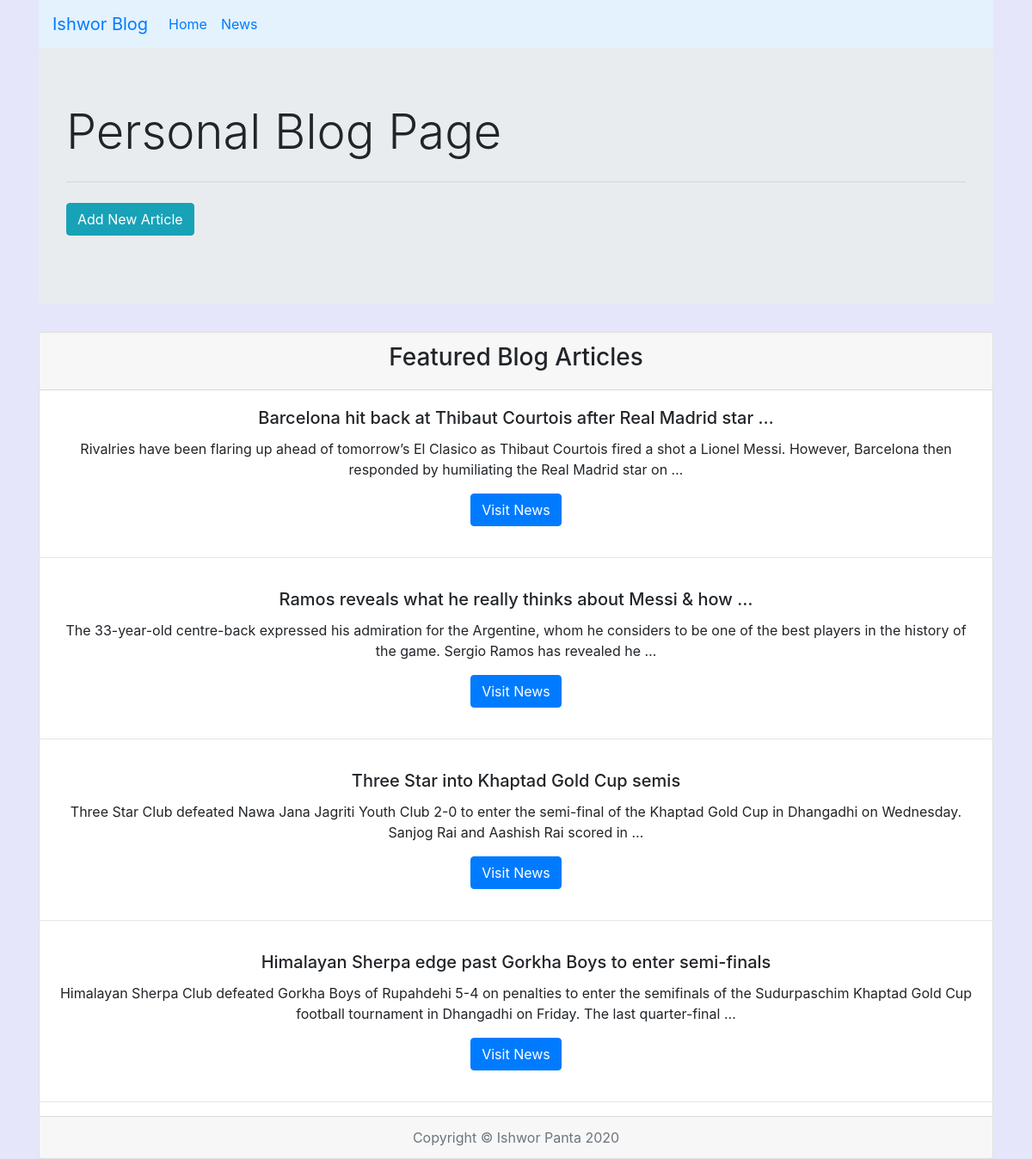
The page / on the database its author committed.
### articles/models.py (models this page shows, shortened)
class Article(models.Model):
    author = models.ForeignKey(
        'auth.User', on_delete=models.CASCADE)
    title = models.CharField(max_length=200)
    text = models.TextField()
    date_added = models.DateTimeField(default=timezone.now, blank=True)
    class Meta:
        ordering = ['-date_added']

### articles/views.py (the view)
# urls.py: path('', views.ArticleListView.as_view(), name='home'),
class ArticleListView(ListView):
    model = Article
    template_name = 'home.html'

### templates/home.html
{% extends 'base.html' %}
{% block content %}
<div class="jumbotron">
    <header>
        <h1 class="display-4">Personal Blog Page</h1>
    </header>
    <hr class="my-4">
    <p class="lead">
        <a class="btn btn-info" href="{% url 'article_new' %}" role="button">Add New Article</a>
    </p>
</div>
<div class="card text-center">
    <div class="card-header">
        <h3>Featured Blog Articles</h3>
    </div>
    {% for arti in object_list %}
    <div class="card-body">
        <h5 class="card-title">{{arti.title|truncatewords:10}}</h5>
        <p class="card-text">{{arti.text|truncatewords:30}}</p>
        <a href="{% url 'article_page' arti.pk %}" class="btn btn-primary">Visit News </a>
    </div>
    <hr>
    {% endfor %}
    <div class="card-footer text-muted">
        Copyright &copy; Ishwor Panta 2020
    </div>
</div>
{% endblock content %}

### static/css/basestyle.css (style rules this page uses)
body { background-color: lavender; }

### rows shown on the page
Article: title "Barcelona hit back at Thibaut Courtois after Real Madrid star …", text "Rivalries have been flaring up ahead of tomorrow’s El Clasico as Thibaut Courtois fired a shot a Lionel Messi. However, Barcelona then responded by humiliating the Real Madrid star on …"
Article: title "Ramos reveals what he really thinks about Messi & how …", text "The 33-year-old centre-back expressed his admiration for the Argentine, whom he considers to be one of the best players in the history of the game. Sergio Ramos has revealed he …"
Article: title "Three Star into Khaptad Gold Cup semis", text "Three Star Club defeated Nawa Jana Jagriti Youth Club 2-0 to enter the semi-final of the Khaptad Gold Cup in Dhangadhi on Wednesday. Sanjog Rai and Aashish Rai scored in …"
Article: title "Himalayan Sherpa edge past Gorkha Boys to enter semi-finals", text "Himalayan Sherpa Club defeated Gorkha Boys of Rupahdehi 5-4 on penalties to enter the semifinals of the Sudurpaschim Khaptad Gold Cup football tournament in Dhangadhi on Friday. The last quarter-final …"
